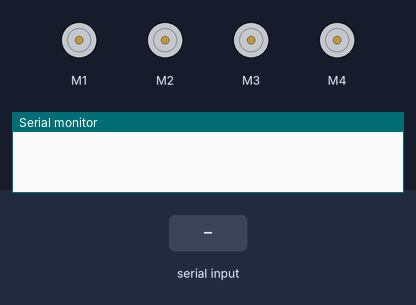
A sketch run on a simulated Arduino Uno, built with avr-gcc and run on an emulated ATmega328P. On the bench: 4 × DC motor (green arrow = forward, orange = backward, longer = faster), the last lines printed to the serial monitor. The test bench sets the inputs (shaded band).

Above: at 1.2 s.
1.3 s: "F" received over Serial
At 2.5 s:
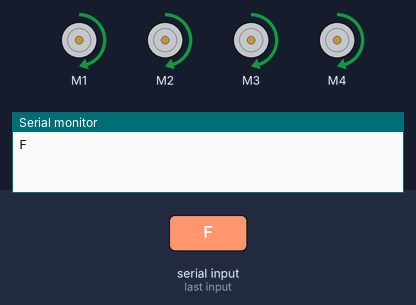
2.8 s: "B" received over Serial
At 3.8 s:
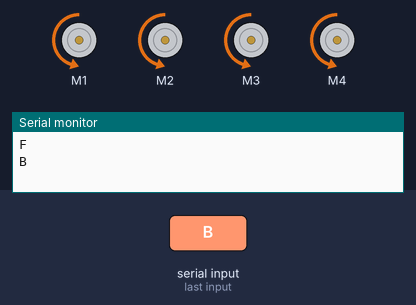
4.3 s: "L" received over Serial
At 4.9 s:
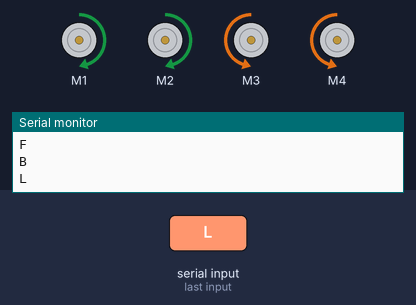
5.8 s: "R" received over Serial
At 6.1 s:
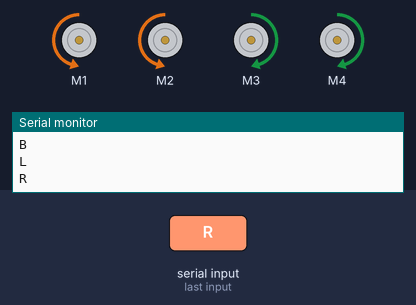
7.3 s: "2" received over Serial
At 8.4 s:
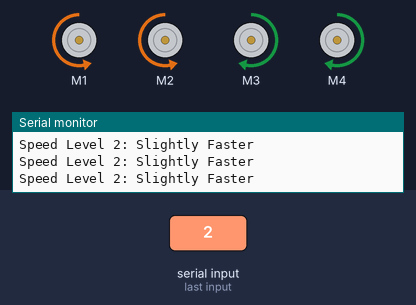
8.8 s: "3" received over Serial
At 9.7 s:
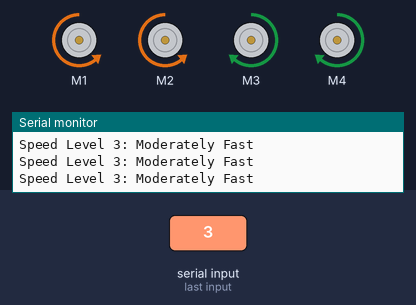
Timing chart, 0 to 11.3 s (numbered marks = the images above; inputs shaded):
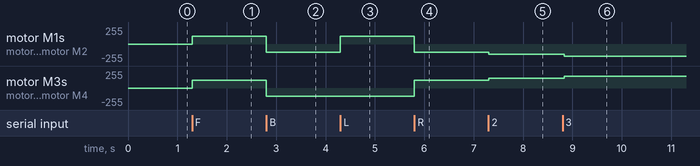

Measured:
- after the input at 1.3 s, motor M1–4: stopped → forward 120/255 at once
- after the input at 2.8 s, motor M1–4: forward 120/255 → backward 120/255 at once
- after the input at 4.3 s, motor M1, motor M2: backward 120/255 → forward 120/255 at once
- after the input at 5.8 s, motor M1, motor M2: forward 120/255 → backward 120/255 at once; motor M3, motor M4: backward 120/255 → forward 120/255 at once
- after the input at 7.3 s, motor M1, motor M2: backward 120/255 → backward 150/255 at once; motor M3, motor M4: forward 120/255 → forward 150/255 at once
- after the input at 8.8 s, motor M1, motor M2: backward 150/255 → backward 180/255 at once; motor M3, motor M4: forward 150/255 → forward 180/255 at once

The sketch:

roboCar.ino
```cpp
#include <AFMotor.h>
char value;
int Speed = 120;
AF_DCMotor M1(1);
AF_DCMotor M2(2);
AF_DCMotor M3(3);
AF_DCMotor M4(4);

void setup() {
  Serial.begin(9600);
  updateMotorSpeed();
}

void loop() {
  Bluetoothcontrol();
}

void Bluetoothcontrol() {
  if (Serial.available() > 0) {
    value = Serial.read();
    Serial.println(value);
  }

  if (value == 'F') {
    forward();
  } else if (value == 'B') {
    backward();
  } else if (value == 'L') {
    left();
  } else if (value == 'R') {
    right();
  } else if (value == 'S') {
    Stop();
  }

  switch (value) {
    case '1': Speed = 120; updateMotorSpeed(); Serial.println("Speed Level 1: Slow"); break;
    case '2': Speed = 150; updateMotorSpeed(); Serial.println("Speed Level 2: Slightly Faster"); break;
    case '3': Speed = 180; updateMotorSpeed(); Serial.println("Speed Level 3: Moderately Fast"); break;
    case '4': Speed = 210; updateMotorSpeed(); Serial.println("Speed Level 4: Fast"); break;
    case '5': Speed = 255; updateMotorSpeed(); Serial.println("Speed Level 5: Maximum Speed"); break;
  }
}

void updateMotorSpeed() {
  M1.setSpeed(Speed);
  M2.setSpeed(Speed);
  M3.setSpeed(Speed);
  M4.setSpeed(Speed);
}

void forward() {
  M1.run(FORWARD);
  M2.run(FORWARD);
  M3.run(FORWARD);
  M4.run(FORWARD);
}

void backward() {
  M1.run(BACKWARD);
  M2.run(BACKWARD);
  M3.run(BACKWARD);
  M4.run(BACKWARD);
}

void right() {
  M1.run(BACKWARD);
  M2.run(BACKWARD);
  M3.run(FORWARD);
  M4.run(FORWARD);
}

void left() {
  M1.run(FORWARD);
  M2.run(FORWARD);
  M3.run(BACKWARD);
  M4.run(BACKWARD);
}
void Stop() {
  M1.run(RELEASE);
  M2.run(RELEASE);
  M3.run(RELEASE);
  M4.run(RELEASE);
}
```
